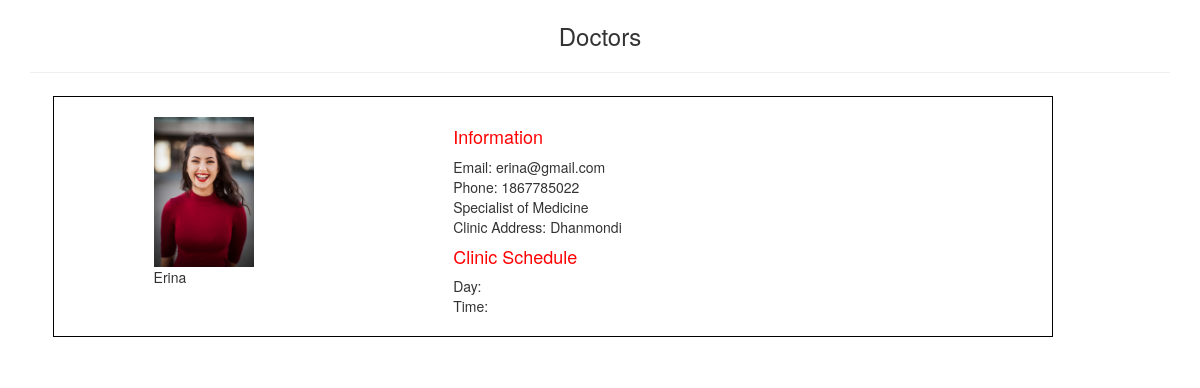
/Notification/details.php?id=23, run on the app's committed database.
### tables this page shows
CREATE TABLE `doctor` (
  `id` int(11) NOT NULL,
  `name` varchar(64) NOT NULL,
  `email` varchar(64) NOT NULL,
  `phone` int(16) NOT NULL,
  `gender` varchar(64) NOT NULL,
  `specialist` varchar(64) NOT NULL,
  `clinic_address` varchar(64) NOT NULL,
  `bmdc` int(20) NOT NULL,
  `file` varchar(64) NOT NULL,
  `password` varchar(64) NOT NULL,
  `status` varchar(64) NOT NULL,
  `s_day` varchar(64) NOT NULL,
  `s_time` varchar(64) NOT NULL
);

### Notification/details.php (the view, shortened to what this page needs)
<?php
    include("../header.php");
    include("../connection.php");
?>
<body>
  <div class="container">
    <h3 style="margin: 2%; text-align:center;">Doctors</h3>
    <hr>
  <?php
            $id = $_GET['id'];
             $sql = "SELECT* FROM `doctor` WHERE  `id`= '$id'";
             $query = mysqli_query($con, $sql);
             $row = mysqli_num_rows($query);
             if($row>0){
                 while($data=mysqli_fetch_assoc($query)){
                    ?>
                    <div style="display: flex; border: 1px solid black; width: 1000px; margin: 2%">
                        <div style="margin: 2% 10%;">
                            <img src="../Doctor/profile/<?php echo $data['file'];?>" alt="profile" style="width:100px; height:auto;">
                            <div><?php echo $data['name'];?></div>
                        </div>
                        <div style="margin: 2% 10%;">
                        <h4 style='color:red;'>Information</h4>
                            <?php
                                echo "Email: ".$data['email'] . "<br>" .
                                "Phone: ".$data['phone'] . "<br>" .
                                "Specialist of " . $data['specialist'] . "<br>".
                                "Clinic Address: " . $data['clinic_address'];
                                echo "<br>" . "<h4 style='color:red;'>Clinic Schedule</h4>" ;
                                echo "Day: " . $data['s_day'] . "<br>" .
                                "Time: " . $data['s_time'];
                            ?>
                        </div>
                    </div>
                    <?php
                 }
             }
        ?>
    </div>
</body>

### data on the page
doctor: file (picture), name "Erina", email "erina@gmail.com", phone "1867785022", specialist "Medicine", clinic_address "Dhanmondi"
